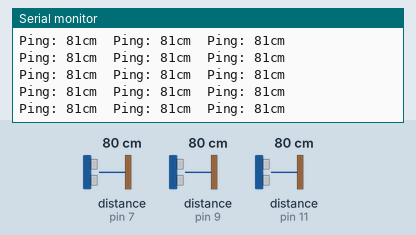
A sketch run on a simulated Arduino Uno, built with avr-gcc and run on an emulated ATmega328P. Shown: the last lines printed to the serial monitor. The test bench sets the inputs (shaded band); at power-on: distance to the obstacle (sensors on pin 7, pin 9, pin 11) 80 cm. The echo pulse lasts 58.3 µs per cm.

Above: at 1.2 s.
1.3 s: distance to the obstacle (sensor on pin 7) set to 2 cm
At 1.38 s:
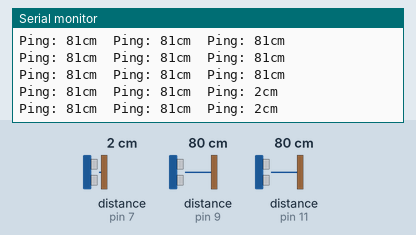
4.3 s: distance to the obstacle (sensor on pin 9) set to 9 cm
At 4.36 s:
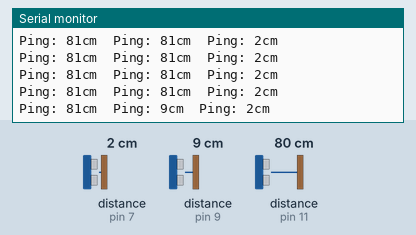
7.3 s: distance to the obstacle (sensor on pin 7) set to 18 cm
At 7.31 s:
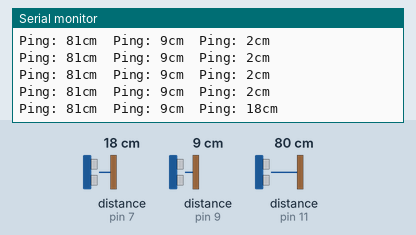
10.3 s: distance to the obstacle (sensor on pin 11) set to 60 cm
At 10.3 s:
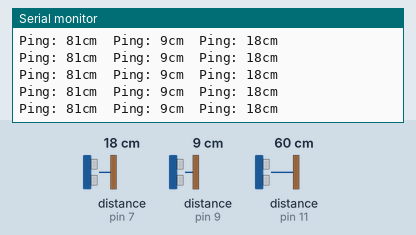
13.3 s: distance to the obstacle (sensor on pin 9) set to 250 cm
At 13.42 s:
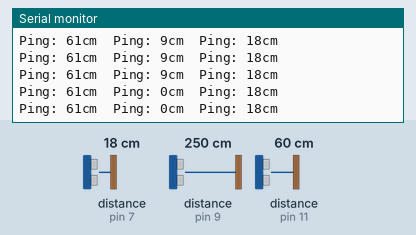
16.3 s: distance to the obstacle (sensor on pin 7) set to 9 cm
At 16.36 s:
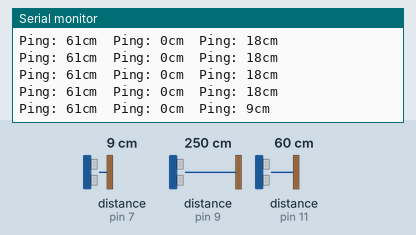
Timing chart, 0 to 19.3 s (numbered marks = the images above; inputs shaded):
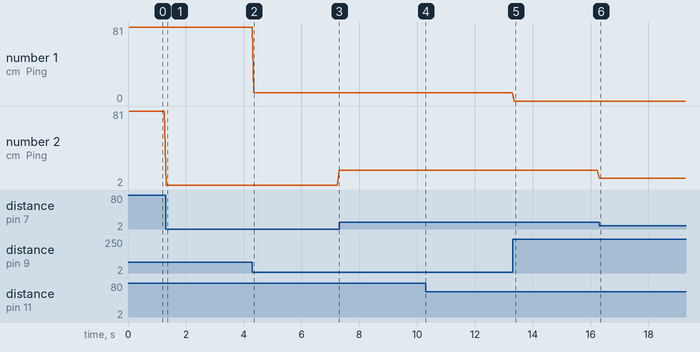

Measured:
- after the input at 1.3 s, the serial monitor: prints a new line at once (image 1)
- after the input at 4.3 s, the serial monitor: prints a new line after 0.05 s (image 2)
- after the input at 13.3 s, the serial monitor: prints a new line after 0.05 s (image 5)
- plotted number 1: 81 → 9 after the input at 4.3 s, 9 → 0 after the input at 13.3 s
- plotted number 2: 81 → 2 after the input at 1.3 s, 2 → 18 after the input at 4.3 s

The sketch:

SonarCODE.ino
```cpp
#include <NewPing.h>

#define TRIGGER_PINL  12
#define ECHO_PINL     11

#define TRIGGER_PINM  10
#define ECHO_PINM     9

#define TRIGGER_PINR  8
#define ECHO_PINR     7

#define MAX_DISTANCE 200

NewPing sonarL(TRIGGER_PINL, ECHO_PINL, MAX_DISTANCE);
NewPing sonarM(TRIGGER_PINM, ECHO_PINM, MAX_DISTANCE);
NewPing sonarR(TRIGGER_PINR, ECHO_PINR, MAX_DISTANCE);

void setup()
{
  Serial.begin(115200);
}

void loop()
{
  delay(50);
  Serial.print("Ping: ");
  Serial.print(sonarL.ping_cm());
  Serial.print("cm");
  Serial.print("\t");

  Serial.print("Ping: ");
  Serial.print(sonarM.ping_cm());
  Serial.print("cm");
  Serial.print("\t");

  Serial.print("Ping: ");
  Serial.print(sonarR.ping_cm());
  Serial.println("cm");
}
```
